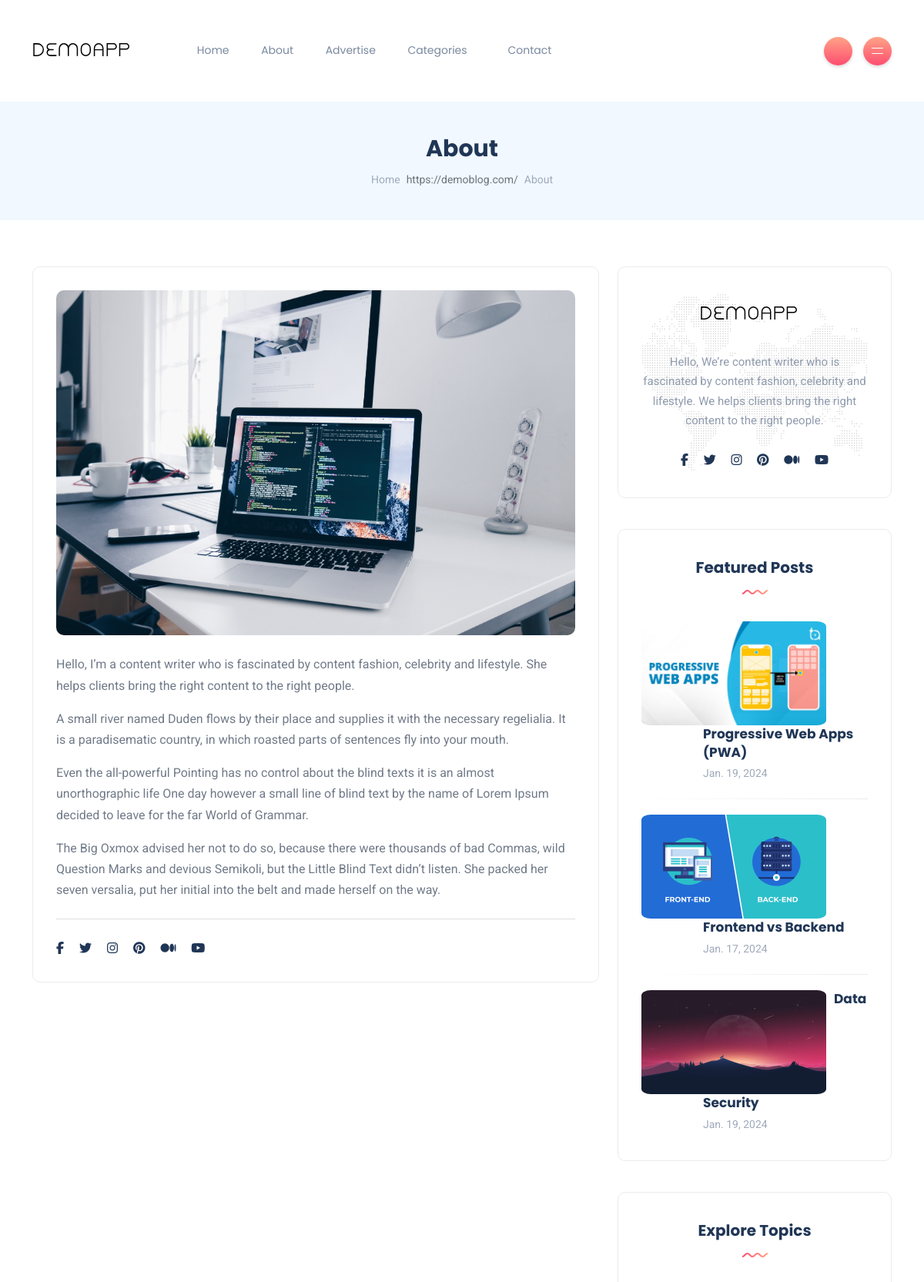
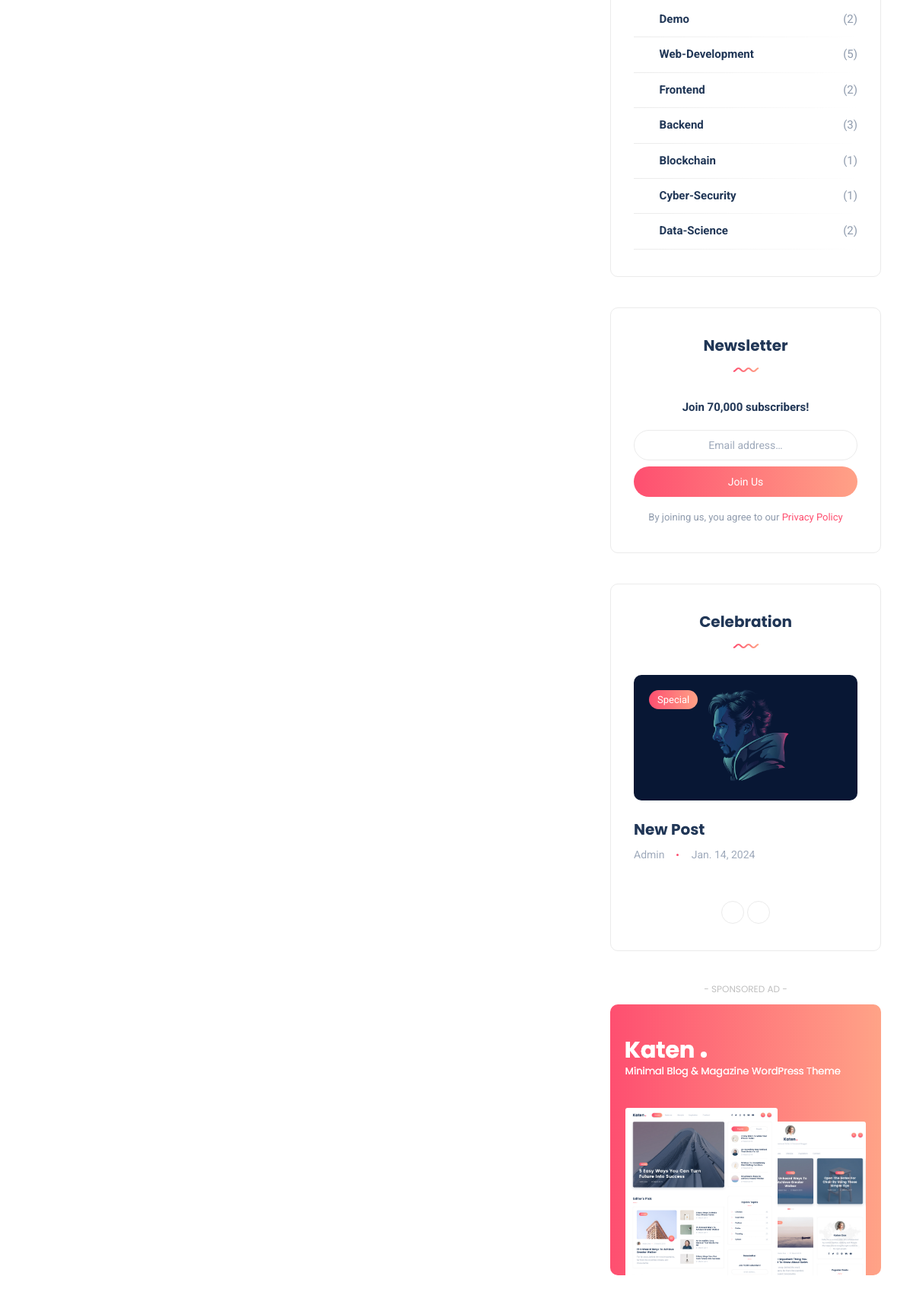
/about (upper part), run on the app's committed database (2 pictures, top to bottom).
### blog/models.py (models this page shows, shortened)
class Post(models.Model):
    STATUS = (
        ('0', 'Draft'),
        ('1', 'Publish')
    )
    SECTION = (
        ('Popular', 'Popular'),
        ('Editors_Pick', 'Editors_Pick'),
        ('Trending', 'Trending'),
        ('Inspiration', 'Inspiration'),
    )
    title = models.CharField(max_length=255)
    content = RichTextUploadingField()
    thumbnail = models.ImageField(upload_to='featured_image/%Y/%m/%d/')
    category = models.ForeignKey(Category, on_delete=models.CASCADE)
    tags = TaggableManager()
    author = models.CharField(max_length=255)
    slug = models.CharField(max_length=255)
    date = models.DateField(auto_now_add=True)
    time = models.DateTimeField(auto_now_add=True)
    status = models.CharField(choices=STATUS, max_length=150)
    section = models.CharField(choices=SECTION, max_length=255)

class Category(models.Model):
    name = models.CharField(max_length=150)
    class Meta:
        verbose_name_plural = "categories"

### DemoApp/views.py (the view)
# urls.py: path('about', views.About, name='About'),
def About(request):
    categories = Category.objects.all()
    random_posts = Post.objects.filter(status='1').order_by('?')[:3]
    featured_posts = Post.objects.filter(status='1').order_by('?')[:3]
    return render(request, 'about.html', {'categories': categories, 'random_posts': random_posts, 'featured_posts': featured_posts})

### templates/about.html (shortened to what this page needs)
{% extends "base.html" %}
{% block aboutactive %} active {% endblock aboutactive %}
{% block body %}
<section class="page-header">
    <div class="container-xl">
        <div class="text-center">
            <h1 class="mt-0 mb-2">About</h1>
            <nav aria-label="breadcrumb">
                <ol class="breadcrumb justify-content-center mb-0">
                    <li class="breadcrumb-item"><a href="#">Home</a></li>
                    <li class="breadcrumb-item active" aria-current="page">About</li>
                </ol>
            </nav>
        </div>
    </div>
</section>
<section class="main-content">
    <div class="container-xl">
        <div class="row gy-4">
            <div class="col-lg-8">
                <div class="page-content bordered rounded padding-30">
                    <img src="static/images/about.jpg" alt="Admin" class="rounded mb-4" />
                    <p>Hello, I’m a content writer who is fascinated by content fashion, celebrity and lifestyle. She helps clients bring the right content to the right people.</p>
                    <p>A small river named Duden flows by their place and supplies it with the necessary regelialia. It is a paradisematic country, in which roasted parts of sentences fly into your mouth.</p>
                    <p>Even the all-powerful Pointing has no control about the blind texts it is an almost unorthographic life One day however a small line of blind text by the name of Lorem Ipsum decided to leave for the far World of Grammar.</p>
                    <p>The Big Oxmox advised her not to do so, because there were thousands of bad Commas, wild Question Marks and devious Semikoli, but the Little Blind Text didn’t listen. She packed her seven versalia, put her initial into the belt and made herself on the way.</p>
                    <hr class="my-4" />
                    <ul class="social-icons list-unstyled list-inline mb-0">
                        <li class="list-inline-item"><a href="#"><i class="fab fa-facebook-f"></i></a></li>
                        <li class="list-inline-item"><a href="#"><i class="fab fa-twitter"></i></a></li>
                        <li class="list-inline-item"><a href="#"><i class="fab fa-instagram"></i></a></li>
                        <li class="list-inline-item"><a href="#"><i class="fab fa-pinterest"></i></a></li>
                        <li class="list-inline-item"><a href="#"><i class="fab fa-medium"></i></a></li>
                        <li class="list-inline-item"><a href="#"><i class="fab fa-youtube"></i></a></li>
                    </ul>
                </div>
            </div>
            <div class="col-lg-4">
                <div class="sidebar">
                    <div class="widget rounded">
                        <div class="widget-about data-bg-image text-center" data-bg-image="static/images/map-bg.png">
                            <img src="static/images/download.svg" alt="logo" class="mb-4" />
                            <p class="mb-4">Hello, We’re content writer who is fascinated by content fashion, celebrity and lifestyle. We helps clients bring the right content to the right people.</p>
                            <ul class="social-icons list-unstyled list-inline mb-0">
                                <li class="list-inline-item"><a href="#"><i class="fab fa-facebook-f"></i></a></li>
                                <li class="list-inline-item"><a href="#"><i class="fab fa-twitter"></i></a></li>
                                <li class="list-inline-item"><a href="#"><i class="fab fa-instagram"></i></a></li>
                                <li class="list-inline-item"><a href="#"><i class="fab fa-pinterest"></i></a></li>
                                <li class="list-inline-item"><a href="#"><i class="fab fa-medium"></i></a></li>
                                <li class="list-inline-item"><a href="#"><i class="fab fa-youtube"></i></a></li>
                            </ul>
                        </div>
                    </div>
                    <div class="widget rounded">
                        <div class="widget-header text-center">
                            <h3 class="widget-title">Featured Posts</h3>
                            <img src="static/images/wave.svg" class="wave" alt="wave" />
                        </div>
                        <div class="widget-content">
                            {% for post in featured_posts %}
                                <div class="post post-list-sm circle">
                                    <div class="thumb circle">
                                        <a href="/blog/{{post.slug}}">
                                            <div class="inner">
                                                <img src="{{post.thumbnail.url}}" alt="{{post.title}}" />
                                            </div>
                                        </a>
                                    </div>
                                    <div class="details clearfix">
                                        <h6 class="post-title my-0"><a href="/blog/{{post.slug}}">{{post.title}}</a></h6>
                                        <ul class="meta list-inline mt-1 mb-0">
                                            <li class="list-inline-item">{{post.date}}</li>
                                        </ul>
                                    </div>
                                </div>
                            {% endfor %}
                        </div>
                    </div>
                    <div class="widget rounded">
                        <div class="widget-header text-center">
                            <h3 class="widget-title">Explore Topics</h3>
                            <img src="static/images/wave.svg" class="wave" alt="wave" />
                        </div>
                        <div class="widget-content">
                            <ul class="list">
                                {% for category in categories %}
                                    <li><a href="{% url 'category_posts' category_name=category.name %}">{{category.name}}</a><span>({{ category.post_set.count }})</span></li>
                                {% endfor %}
                            </ul>
                        </div>
                    </div>
                    <div class="widget rounded">
                        <div class="widget-header text-center">
                            <h3 class="widget-title">Newsletter</h3>
                            <img src="static/images/wave.svg" class="wave" alt="wave" />
                        </div>
                        <div class="widget-content">
                            <span class="newsletter-headline text-center mb-3">Join 70,000 subscribers!</span>
                            <form>
                                <div class="mb-2">
                                    <input class="form-control w-100 text-center" placeholder="Email address…" type="email">
                                </div>
                                <button class="btn btn-default btn-full" type="submit">Join Us</button>
                            </form>
                            <span class="newsletter-privacy text-center mt-3">By joining us, you agree to our <a href="#">Privacy Policy</a></span>
                        </div>
                    </div>
                    <div class="widget rounded">
                        <div class="widget-header text-center">
                            <h3 class="widget-title">Celebration</h3>
                            <img src="static/images/wave.svg" class="wave" alt="wave" />
                        </div>
                        <div class="widget-content">
                            <div class="post-carousel-widget">
                                {% for post in random_posts %}
                                    <div class="post post-carousel">
                                        <div class="thumb rounded">
                                            <a href="" class="category-badge position-absolute">Special</a>
                                            <a href="/blog/{{post.slug}}">
                                                <div class="inner">
                                                    <img src="{{post.thumbnail.url}}" alt="post-title" />
                                                </div>
                                            </a>
                                        </div>
                                        <h5 class="post-title mb-0 mt-4"><a href="blog-single.html">{{post.title}}</a></h5>
                                        <ul class="meta list-inline mt-2 mb-0">
                                            <li class="list-inline-item"><a href="#">{{post.author}}</a></li>
                                            <li class="list-inline-item">{{post.date}}</li>
                                        </ul>
                                    </div>
                                {% endfor %}
                            </div>
                            <div class="slick-arrows-bot">
                                <button type="button" data-role="none" class="carousel-botNav-prev slick-custom-buttons" aria-label="Previous"><i class="icon-arrow-left"></i></button>
                                <button type="button" data-role="none" class="carousel-botNav-next slick-custom-buttons" aria-label="Next"><i class="icon-arrow-right"></i></button>
                            </div>
                        </div>
                    </div>
                    <div class="widget no-container rounded text-md-center">
                        <span class="ads-title">- Sponsored Ad -</span>
                        <a href="#" class="widget-ads">
                            <img src="static/images/ads/ad-360.png" alt="Advertisement" />
                        </a>
                    </div>
                </div>
            </div>
        </div>
    </div>
</section>
{% endblock body %}

### templates/base.html (shortened to what this page needs)
<!DOCTYPE html>
<html lang="en-US">
<head>
    {% load static %}
    <link rel="stylesheet" href="{% static "css/bootstrap.min.css" %}" type="text/css" media="all">
    <link rel="stylesheet" href="{% static "css/all.min.css" %}" type="text/css" media="all">
    <link rel="stylesheet" href="{% static "css/slick.css" %}" type="text/css" media="all">
    <link rel="stylesheet" href="{% static "css/simple-line-icons.css" %}" type="text/css" media="all">
    <link rel="stylesheet" href="{% static "css/style.css" %}" type="text/css" media="all">
</head>
<body>
<div class="site-wrapper">
	<header class="header-default">
		<nav class="navbar navbar-expand-lg">
			<div class="container-xl">
				<a class="navbar-brand" href="/"><img src="{% static "images/download.svg" %}" alt="logo" /></a>
				<div class="collapse navbar-collapse">
					<ul class="navbar-nav mr-auto">
						<li class="nav-item {% block homeactive %}{% endblock homeactive %}">
							<a class="nav-link" href="/">Home</a>
						</li>
						<li class="nav-item">
							<a class="nav-link {% block aboutactive %}{% endblock aboutactive %}" href="about">About</a>
						</li>
						<li class="nav-item">
							<a class="nav-link" href="#">Advertise</a>
						</li>
						<li class="nav-item dropdown">
							<a class="nav-link dropdown-toggle" href="#">Categories</a>
						</li>
						<li class="nav-item">
							<a class="nav-link {% block contactactive %}{% endblock contactactive %}" href="contact">Contact</a>
						</li>
					</ul>
				</div>
				<div class="header-right">
					<div class="header-buttons">
							<button class="search icon-button">
								<i class="icon-magnifier"></i>
							</button>
							<button class="burger-menu icon-button">
								<span class="burger-icon"></span>
							</button>
					</div>
				</div>
			</div>
		</nav>
	</header>
{% block body %}
{% endblock body %}
</div>
</body>
</html>

### data on the page
Post: thumbnail (picture), title "Progressive Web Apps (PWA)", date "Jan. 19, 2024"
Post: thumbnail (picture), title "Frontend vs Backend", date "Jan. 17, 2024"
Post: thumbnail (picture), title "Data Security", date "Jan. 19, 2024"
Category: name "Demo", post_set.count "2"
Category: name "Web-Development", post_set.count "5"
Category: name "Frontend", post_set.count "2"
Category: name "Backend", post_set.count "3"
Category: name "Blockchain", post_set.count "1"
Category: name "Cyber-Security", post_set.count "1"
Category: name "Data-Science", post_set.count "2"
Post: thumbnail (picture), title "New Post", author "Admin", date "Jan. 14, 2024"
